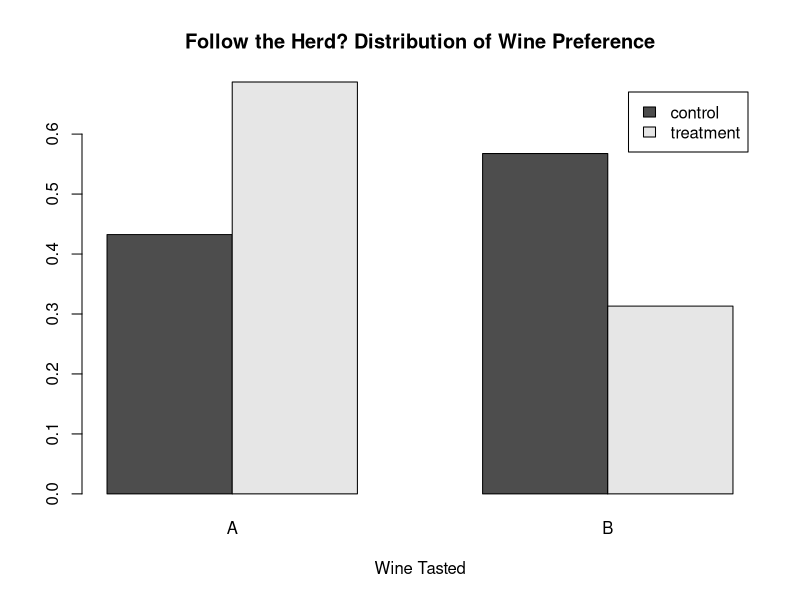
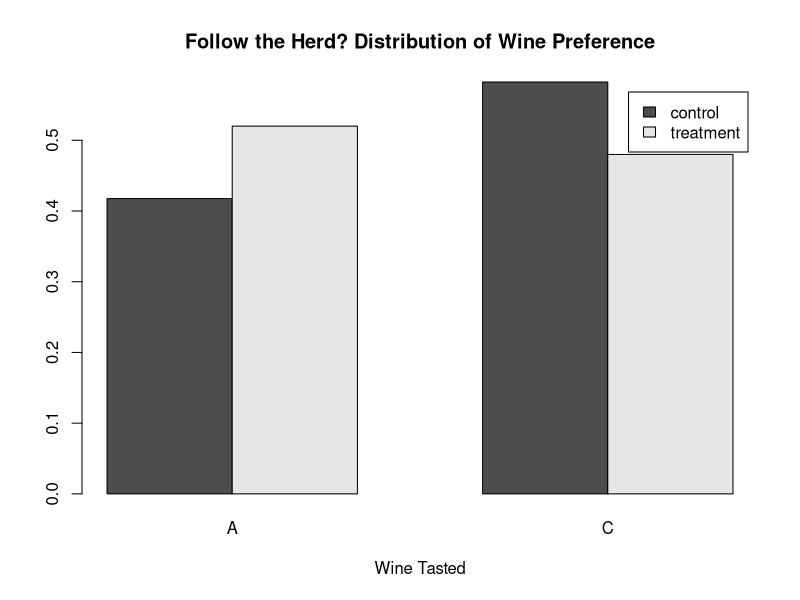
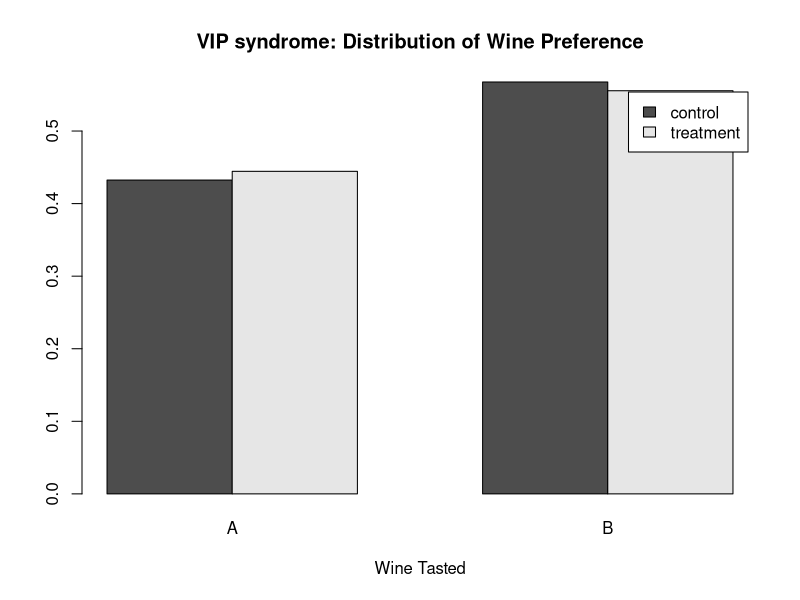
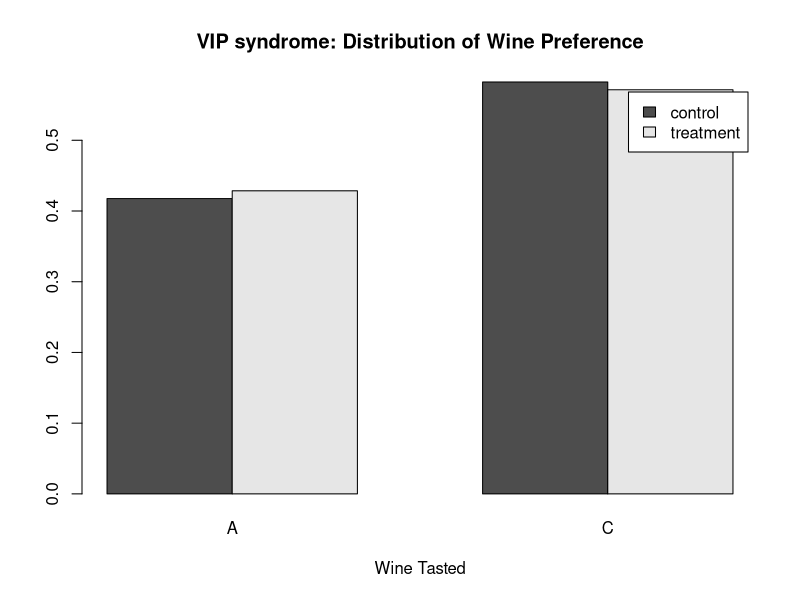
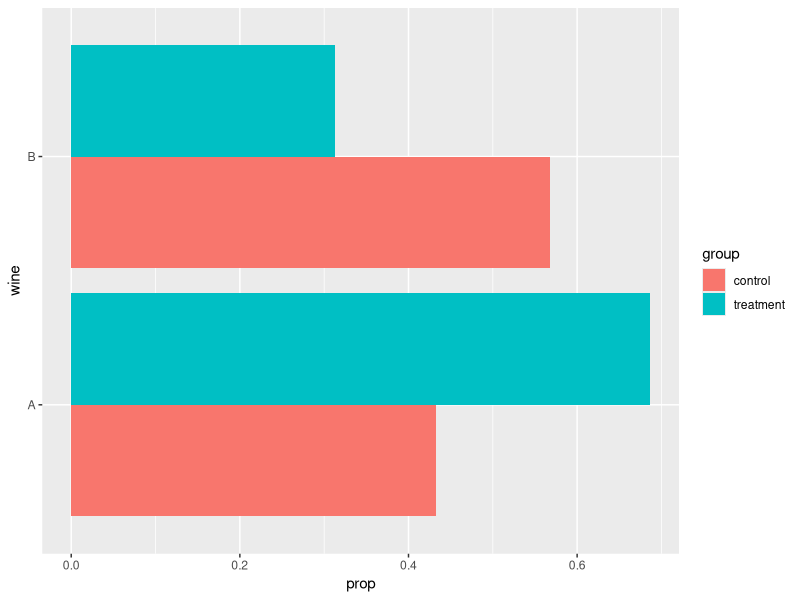
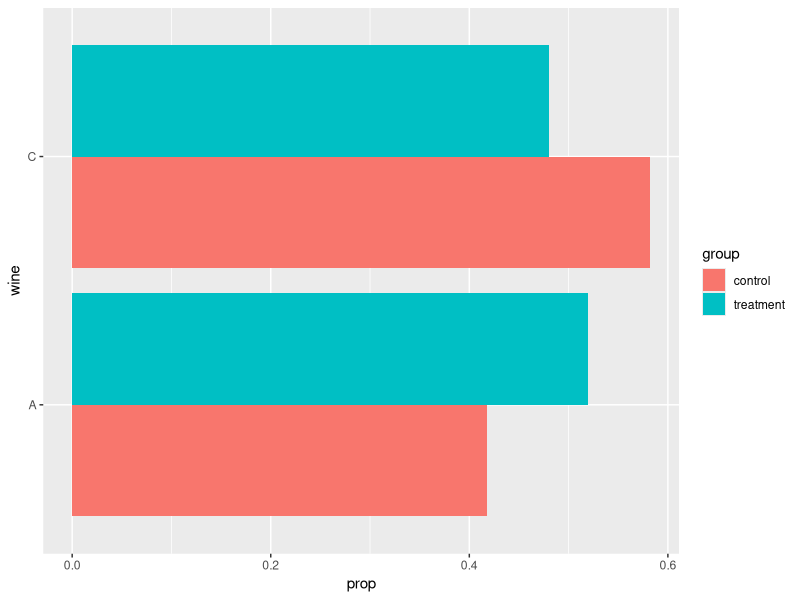
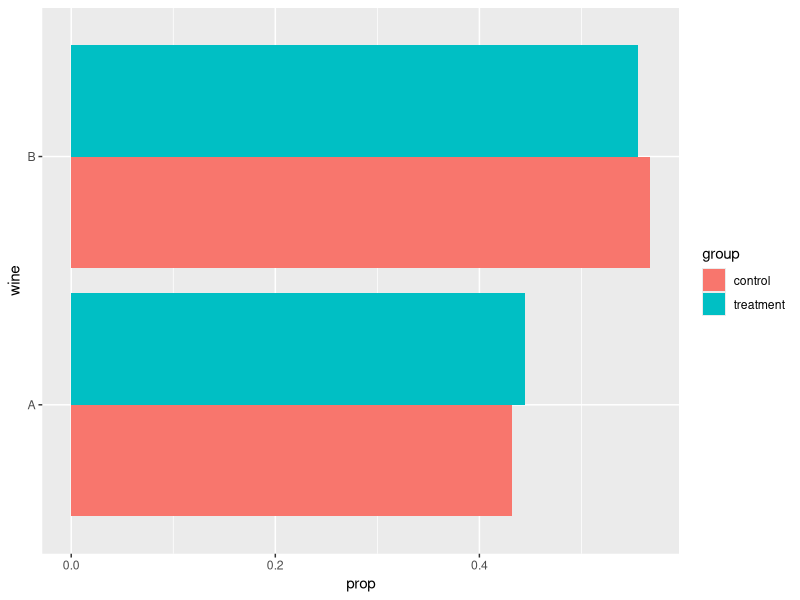
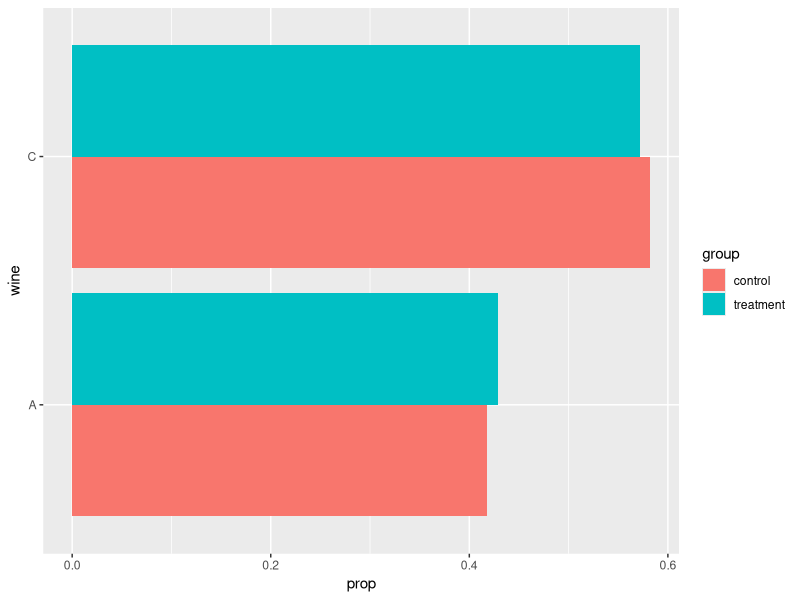

These figures' R source, in order:

experiment.one <- read.table("samples/survey_1_2.csv", header = TRUE, sep=",")

# Tables for the follow the herd experiment
AB.herd <- matrix(c(
                    # control A       , treatment A added
                    experiment.one[c(1,3),3] - experiment.one[c(1,3), 5],
                    # control B       , treatment B
                    experiment.one[c(1,3),4]
                    ), nr=2, dimnames=list(c("control", "treatment"), c("A", "B")))

AC.herd <- matrix(c(
                    # control A        , treatment A
                    experiment.one[2,3], experiment.one[4,4],
                    # control C        , treatment C added
                    experiment.one[2,4], experiment.one[4,3] - experiment.one[4,5]
                    ), nr=2, dimnames=list(c("control", "treatment"), c("A", "C")))

# Tables for the follow the vip special access experiment
AB.special <- matrix(c(
                       # control A        , treatment A
                       experiment.one[1,3], experiment.one[5,3],
                       # control B , treatment B special
                       experiment.one[1,4], experiment.one[5,4]
                       ), nr=2, dimnames=list(c("control", "treatment"), c("A", "B")))

AC.special <- matrix(c(
                       # control A        , treatment A
                       experiment.one[2,3], experiment.one[6,3],
                       # control C        , treatment C special
                       experiment.one[2,4], experiment.one[6,4]
                       ), nr=2, dimnames=list(c("control", "treatment"), c("A", "C")))

# Running Analysis on the experiment 1 and 2 results
#   the fisher test produces a more accurate value for p than the chisq.test
#   feel free to change this to chisq.test though
AB.herd.result <- fisher.test(AB.herd)
AC.herd.result <- fisher.test(AC.herd)
AB.special.result <- fisher.test(AB.special)
AC.special.result <- fisher.test(AC.special)

# if p.value < some alpha, then there is a significant association between
#   seeing more votes for one wine and wine preference
#   => to some extent people follow the herd when making judgments of taste
alpha <- 0.05
if(AB.herd.result$p.value < alpha){ "some herdiness" }else{ "unlikely to have herdiness"}
if(AC.herd.result$p.value < alpha){ "some herdiness" }else{ "unlikely to have herdiness"}

#   having a vip special access deal and wine preference
#   => to some extent people are affected by the allusion of special treatment
if(AB.special.result$p.value < alpha){ "vip matters" }else{ "unlikely that vip matters"}
if(AC.special.result$p.value < alpha){ "vip matters" }else{ "unlikely that vip matters"}


library("ggplot2")

dist.AB.herd <- AB.herd / apply(AB.herd, 1, sum)
dist.AC.herd <- AC.herd / apply(AC.herd, 1, sum)
dist.AB.special <- AB.special / apply(AB.special, 1, sum)
dist.AC.special <- AC.special / apply(AC.special, 1, sum)

# These bar charts don't look very good.
barplot(dist.AB.herd, main="Follow the Herd? Distribution of Wine Preference",
        xlab="Wine Tasted",
        legend = rownames(AB.herd), beside=TRUE)
barplot(dist.AC.herd, main="Follow the Herd? Distribution of Wine Preference",
        xlab="Wine Tasted",
        legend = rownames(AC.herd), beside=TRUE)
barplot(dist.AB.special, main="VIP syndrome: Distribution of Wine Preference",
        xlab="Wine Tasted",
        legend = rownames(AB.special), beside=TRUE)
barplot(dist.AC.special, main="VIP syndrome: Distribution of Wine Preference",
        xlab="Wine Tasted",
        legend = rownames(AC.special), beside=TRUE)

# ggplot bar charts (need to add titles and other things legend markers)
nice.plot <- function(exptable, filename="barplot.pdf") {
  df = data.frame(prop=c(exptable[,1],
                    exptable[,2]),
    group=rownames(exptable),
    wine=rep(colnames(exptable), each=2))

  # do things to change color here or potentially even save to a pdf
  ggplot(df, aes(wine, prop, fill=group)) +
    geom_bar(position="dodge",stat="identity") +
      coord_flip()
  ggsave(filename)
}

nice.plot(dist.AB.herd, "experiment_1_AB.pdf")
nice.plot(dist.AC.herd, "experiment_1_AC.pdf")
nice.plot(dist.AB.special, "experiment_2_AB.pdf")
nice.plot(dist.AC.special, "experiment_2_AC.pdf")
